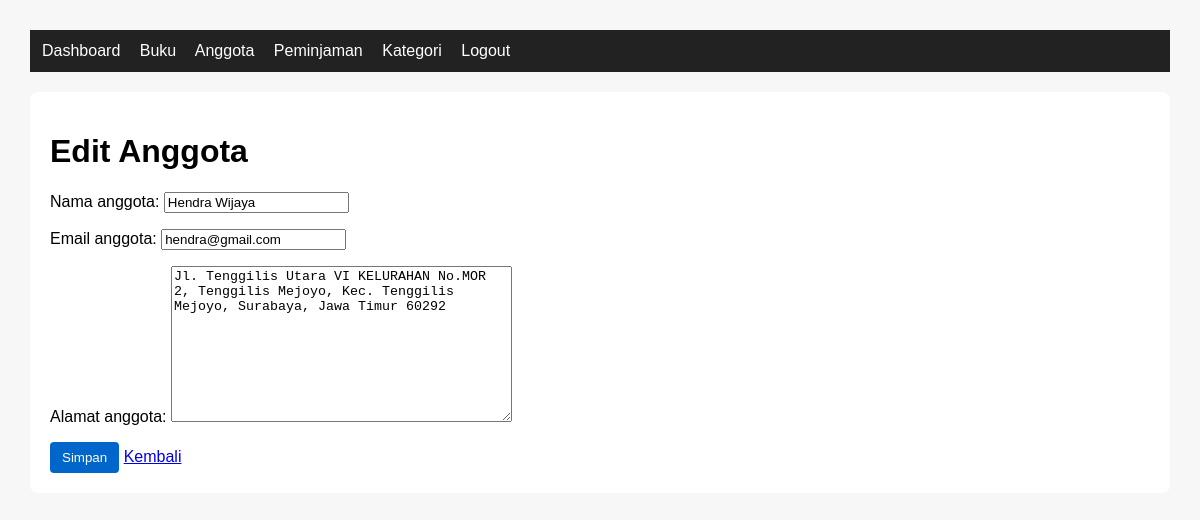
Page /anggota/edit/4/ (signed in) on the committed database.
### perpustakaan/models.py (models this page shows, shortened)
class Anggota(models.Model):
    nama_anggota = models.CharField(max_length=150)
    email_anggota = models.CharField(unique=True, max_length=100)
    alamat_anggota = models.TextField()
    tanggal_daftar = models.DateField(auto_now_add=True)

### perpustakaan/views.py (the view)
# urls.py: path('anggota/edit/<int:id>/', views.edit_anggota, name='edit_anggota'),
@login_required
def edit_anggota(request, id):
    anggota = get_object_or_404(Anggota, id=id)
    if request.method == 'POST':
        form = AnggotaForm(request.POST, instance=anggota)
        if form.is_valid():
            form.save()
            messages.success(request, 'Data anggota berhasil diperbarui.')
            return redirect('daftar_anggota')
    else:
        form = AnggotaForm(instance=anggota)
    return render(request, 'perpustakaan/form_anggota.html', {
        'form': form,
        'judul': 'Edit Anggota'
    })

### perpustakaan/forms.py
class AnggotaForm(forms.ModelForm):
    class Meta:
        model = Anggota
        fields = ['nama_anggota', 'email_anggota', 'alamat_anggota']

### perpustakaan/templates/perpustakaan/form_anggota.html (shortened to what this page needs)
{% extends 'perpustakaan/base.html' %}
{% block content %}
<h1>{{ judul }}</h1>
<form method="post">
    {{ form.as_p }}
    <button type="submit" class="btn">Simpan</button>
    <a href="{% url 'daftar_anggota' %}">Kembali</a>
</form>
{% endblock %}

### perpustakaan/templates/perpustakaan/base.html (style rules this page uses)
body { font-family: Arial, sans-serif; margin: 30px; background: #f7f7f7; }
.btn { padding: 8px 12px; background: #0066cc; color: white; text-decoration: none; border-radius: 4px; border: none; }

### rows in the picture
Anggota: nama_anggota "Hendra Wijaya", email_anggota "hendra@gmail.com", alamat_anggota "Jl. Tenggilis Utara VI KELURAHAN No.MOR 2, Tenggilis Mejoyo, Kec. Tenggilis Mejoyo, Surabaya, Jawa Timur 60292"

### other values in the picture
{{ judul }} "Edit Anggota"
